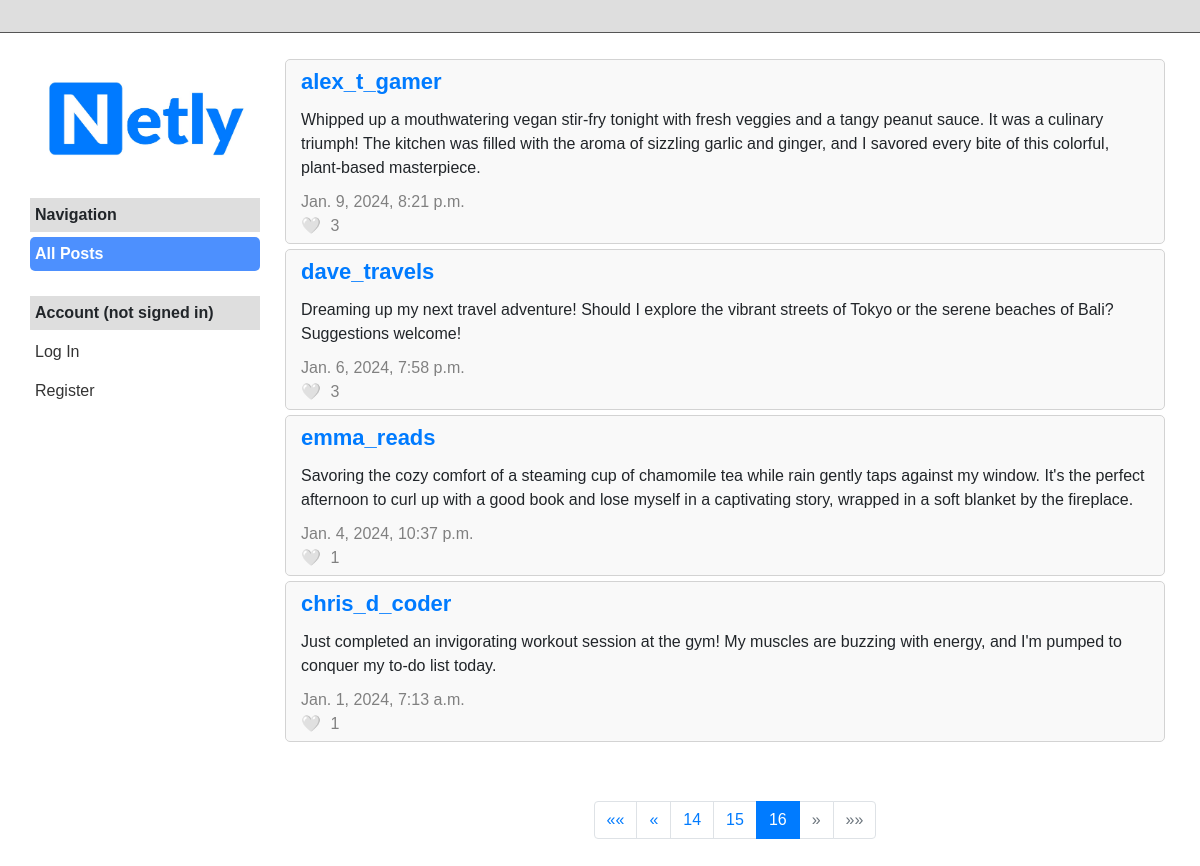
/?page=16, run on an earlier commit of the app's database.
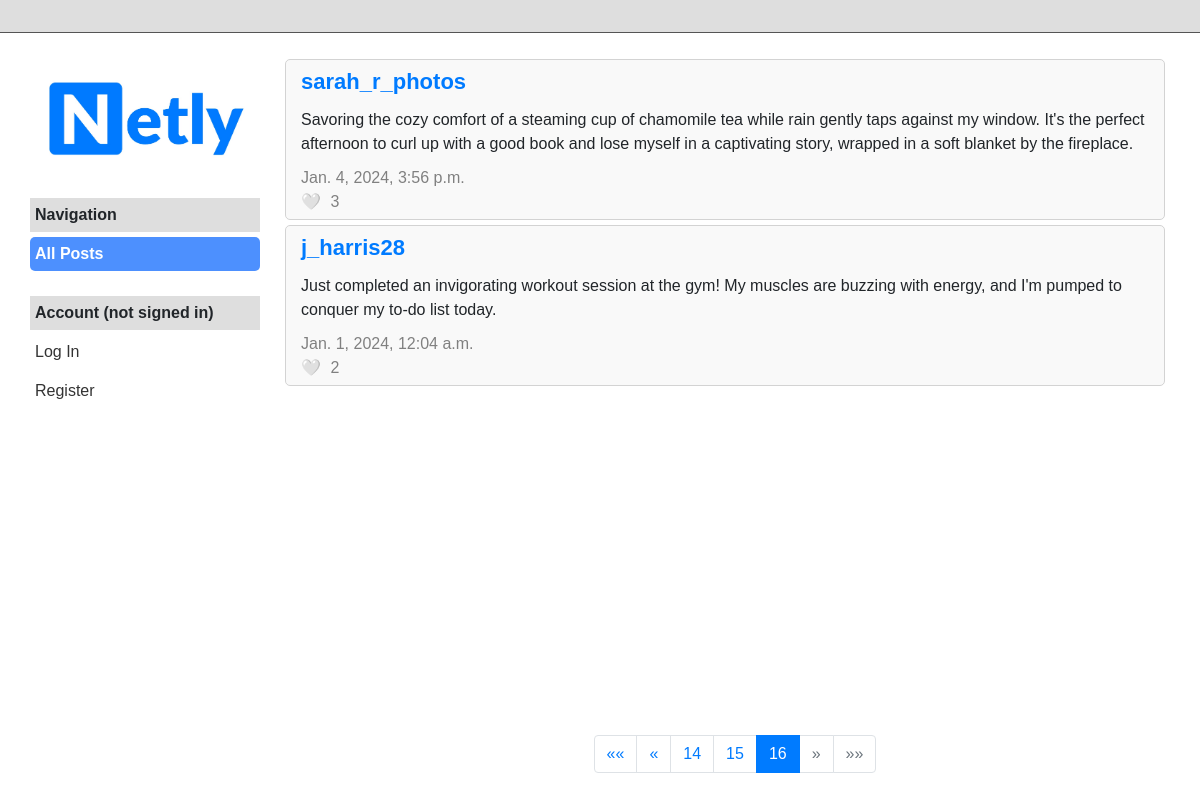
And on a later commit of the database.
### network/models.py (models this page shows, shortened)
class Post(models.Model):
    user = models.ForeignKey(User, on_delete=models.CASCADE, related_name="posts")
    content = models.TextField()
    created_at = models.DateTimeField(auto_now_add=True)
    def get_likes_count(self):
        return self.likes.count()

class User(AbstractUser):
    def __str__(self):
        return self.username

### network/views.py (the view)
# urls.py: path("", views.index, name="index"),
def index(request):
    posts_list = Post.objects.all().order_by("-created_at")
    paginator = Paginator(posts_list, 10)
    page_number = request.GET.get('page', 1)
    page_obj = paginator.get_page(page_number)
    return render(request, "network/index.html", {
        "active_filter": "all",
        "show_profile": False,
        "posts": page_obj,
        "page_obj": page_obj,
        "owner": None,
    })

### network/templates/network/index.html (shortened to what the changed rows need)
{% extends "network/layout.html" %}
{% load static %}
{% load post_filters %}
{% block body %}
    <div class="profile-container">
        <div class="profile-posts-container">
            {% for post in posts %}
                <div class="post-container">
                    <div class="post-name"><a href="{% url 'profile' post.user.id %}">{{ post.user.username }}</a></div>
                    <div class="post-content" id="post-view-{{ post.id }}">{{ post.content }}</div>
                    <div class="post-date">{{ post.created_at }}</div>
                    <div class="post-likes{% if not user.is_authenticated %}-nouser{% endif %} {% if user.is_authenticated and post|is_liked_by:user %} liked {% endif %}"
                         id="post-likes-{{ post.id }}" data-id="{{ post.id }}">
                        <span class="heart"></span>
                        <span class="like-count">{{ post.get_likes_count }}</span>
                    </div>
                </div>
            {% endfor %}
        </div>
        {% if page_obj.paginator.num_pages > 1 %}
        <div class="pagination-wrapper">
            <nav aria-label="Page navigation" class="mt-4">
                <ul class="pagination justify-content-center">
                    {% for i in page_obj.paginator.page_range %}
                        {% if page_obj.number == i %}
                            <li class="page-item active"><a class="page-link" href="?page={{ i }}">{{ i }}</a></li>
                        {% elif i > page_obj.number|add:'-3' and i < page_obj.number|add:'3' %}
                            <li class="page-item"><a class="page-link" href="?page={{ i }}">{{ i }}</a></li>
                        {% endif %}
                    {% endfor %}
                </ul>
            </nav>
        </div>
        {% endif %}
    </div>
{% endblock %}

What changed in the data, as far as the page shows it:
no longer on this page (row edited): Post: user.username "alex_t_gamer", content "Whipped up a mouthwatering vegan stir-fry tonight with fresh veggies and a tangy peanut sauce. It was a culinary triumph! The kitchen was filled with the aroma of sizzling garlic and ginger, and I savored every bite of this colorful, plant-based masterpiece.", created_at "Jan. 9, 2024, 8:21 p.m.", get_likes_count "3"
no longer on this page (row edited): Post: user.username "dave_travels", content "Dreaming up my next travel adventure! Should I explore the vibrant streets of Tokyo or the serene beaches of Bali? Suggestions welcome!", created_at "Jan. 6, 2024, 7:58 p.m.", get_likes_count "3"
removed Post: user.username "emma_reads", content "Savoring the cozy comfort of a steaming cup of chamomile tea while rain gently taps against my window. It's the perfect afternoon to curl up with a good book and lose myself in a captivating story, wrapped in a soft blanket by the fireplace.", created_at "Jan. 4, 2024, 10:37 p.m.", get_likes_count "1"
removed Post: user.username "chris_d_coder", content "Just completed an invigorating workout session at the gym! My muscles are buzzing with energy, and I'm pumped to conquer my to-do list today.", created_at "Jan. 1, 2024, 7:13 a.m.", get_likes_count "1"
added Post: user.username "sarah_r_photos", content "Savoring the cozy comfort of a steaming cup of chamomile tea while rain gently taps against my window. It's the perfect afternoon to curl up with a good book and lose myself in a captivating story, wrapped in a soft blanket by the fireplace.", created_at "Jan. 4, 2024, 3:56 p.m.", get_likes_count "3"
added Post: user.username "j_harris28", content "Just completed an invigorating workout session at the gym! My muscles are buzzing with energy, and I'm pumped to conquer my to-do list today.", created_at "Jan. 1, 2024, 12:04 a.m.", get_likes_count "2"
